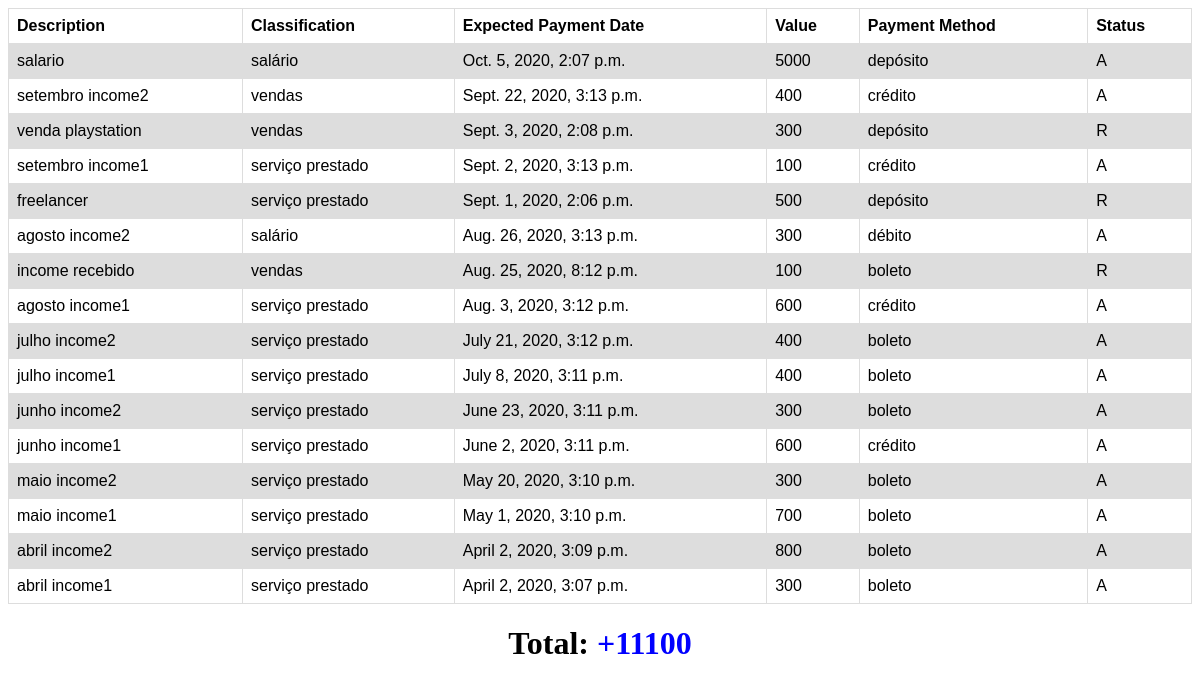
/incomes/, run on the app's committed database.
### financeapp/models.py (models this page shows, shortened)
class Income(models.Model):
    INCOME_STATUS_CHOICES = [
        ('R', 'Recebido'),
        ('A', 'A receber')
    ]
    expected_payment_date = models.DateTimeField(null=True, blank=True)
    value = models.IntegerField(null=True)
    description = models.CharField(max_length=255)
    classification = models.ForeignKey(IncomeClassification, on_delete=models.RESTRICT, null=True)
    payment_method = models.ForeignKey(PaymentMethod, on_delete=models.RESTRICT, null=True)
    status = models.CharField(max_length=1, choices=INCOME_STATUS_CHOICES, default='A')

class IncomeClassification(models.Model):
    description = models.CharField(max_length=255)
    def __str__(self):
        return self.description

class PaymentMethod(models.Model):
    description = models.CharField(max_length=255)
    def __str__(self):
        return self.description

### financeapp/views.py (the view)
# urls.py: path('incomes/', views.income_report),
def income_report(request):
    incomes = Income.objects.order_by('-expected_payment_date')
    total = 0
    for inc in incomes:
        total += inc.value
    template = loader.get_template('incomes_report.html')
    context = {
        'incomes_list': incomes,
        'total': total,
    }
    return HttpResponse(template.render(context, request))

### financeapp/templates/incomes_report.html (shortened to what this page needs)
<!DOCTYPE html>
<html lang="en">
<head>
</head>
<body>
    {% if incomes_list %}
        <table>
          <tr>
              <th>Description</th>
              <th>Classification</th>
              <th>Expected Payment Date</th>
              <th>Value</th>
              <th>Payment Method</th>
              <th>Status</th>
          </tr>
            {% for income in incomes_list %}
              <tr>
                  <td>{{income.description}}</td>
                  <td>{{income.classification}}</td>
                  <td>{{income.expected_payment_date}}</td>
                  <td>{{income.value}}</td>
                  <td>{{income.payment_method}}</td>
                  <td>{{income.status}}</td>
              </tr>
            {% endfor %}
        </table>
        <h1>Total: <span>+{{total}}</span></h1>
    {% else %}
        <p>No incomes.</p>
    {% endif %}
</body>
</html>

### financeapp/templates/incomes_report.html (style rules this page uses)
table { font-family: arial, sans-serif; border-collapse: collapse; width: 100%; }
td, th { border: 1px solid #dddddd; text-align: left; padding: 8px; }
tr:nth-child(even) { background-color: #dddddd; }
h1 { text-align: center }
h1 span { color: blue }

### data on the page
Income: description "salario", classification "salário", expected_payment_date "Oct. 5, 2020, 2:07 p.m.", value "5000", payment_method "depósito", status "A"
Income: description "setembro income2", classification "vendas", expected_payment_date "Sept. 22, 2020, 3:13 p.m.", value "400", payment_method "crédito", status "A"
Income: description "venda playstation", classification "vendas", expected_payment_date "Sept. 3, 2020, 2:08 p.m.", value "300", payment_method "depósito", status "R"
Income: description "setembro income1", classification "serviço prestado", expected_payment_date "Sept. 2, 2020, 3:13 p.m.", value "100", payment_method "crédito", status "A"
Income: description "freelancer", classification "serviço prestado", expected_payment_date "Sept. 1, 2020, 2:06 p.m.", value "500", payment_method "depósito", status "R"
Income: description "agosto income2", classification "salário", expected_payment_date "Aug. 26, 2020, 3:13 p.m.", value "300", payment_method "débito", status "A"
Income: description "income recebido", classification "vendas", expected_payment_date "Aug. 25, 2020, 8:12 p.m.", value "100", payment_method "boleto", status "R"
Income: description "agosto income1", classification "serviço prestado", expected_payment_date "Aug. 3, 2020, 3:12 p.m.", value "600", payment_method "crédito", status "A"
Income: description "julho income2", classification "serviço prestado", expected_payment_date "July 21, 2020, 3:12 p.m.", value "400", payment_method "boleto", status "A"
Income: description "julho income1", classification "serviço prestado", expected_payment_date "July 8, 2020, 3:11 p.m.", value "400", payment_method "boleto", status "A"
Income: description "junho income2", classification "serviço prestado", expected_payment_date "June 23, 2020, 3:11 p.m.", value "300", payment_method "boleto", status "A"
Income: description "junho income1", classification "serviço prestado", expected_payment_date "June 2, 2020, 3:11 p.m.", value "600", payment_method "crédito", status "A"
Income: description "maio income2", classification "serviço prestado", expected_payment_date "May 20, 2020, 3:10 p.m.", value "300", payment_method "boleto", status "A"
Income: description "maio income1", classification "serviço prestado", expected_payment_date "May 1, 2020, 3:10 p.m.", value "700", payment_method "boleto", status "A"
Income: description "abril income2", classification "serviço prestado", expected_payment_date "April 2, 2020, 3:09 p.m.", value "800", payment_method "boleto", status "A"
Income: description "abril income1", classification "serviço prestado", expected_payment_date "April 2, 2020, 3:07 p.m.", value "300", payment_method "boleto", status "A"

### other printed values
{{ total }} "11100"
